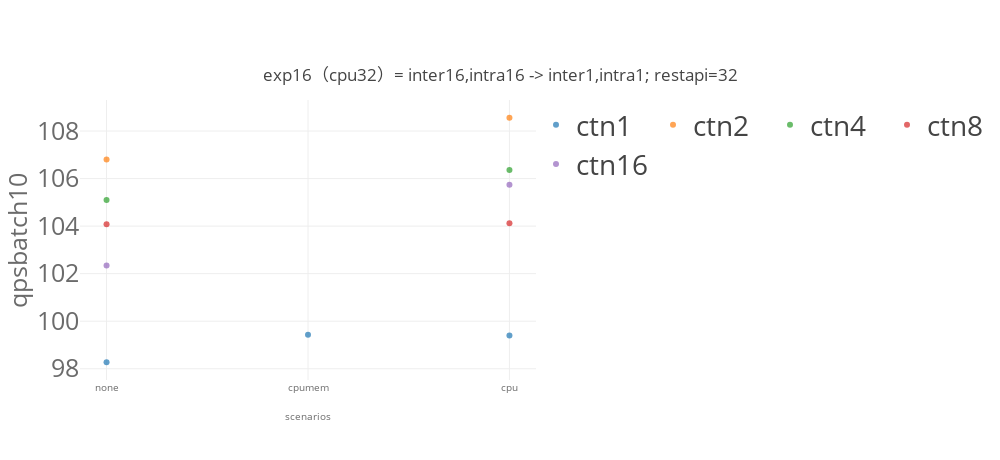
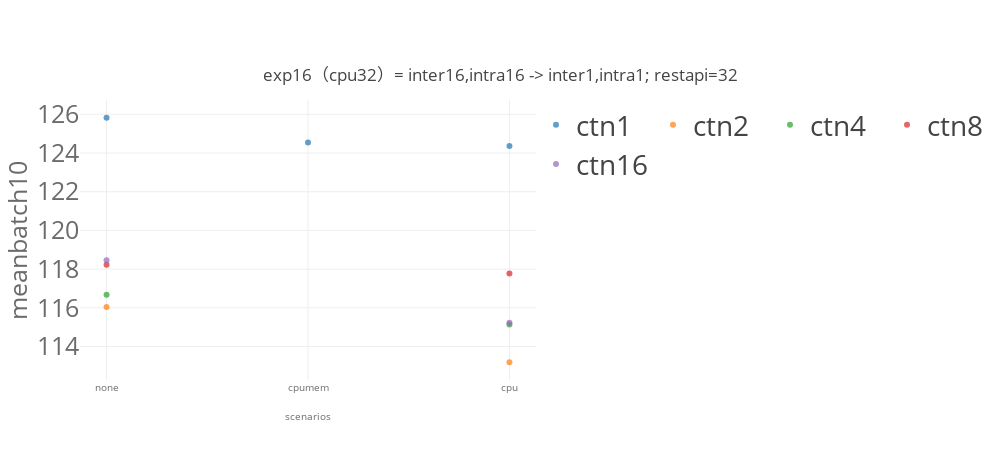
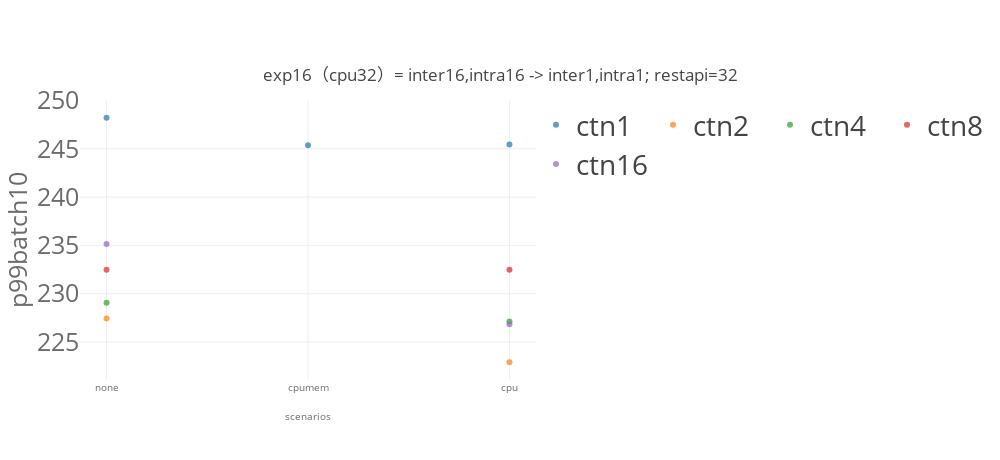

Notebook code for these charts, in order:
### Code cell
import matplotlib
import matplotlib.pyplot as plt
import numpy as np
from svglib.svglib import svg2rlg
from reportlab.graphics import renderPDF
from reportlab.pdfgen import canvas

from numpy import percentile, mean, std
import plotly.graph_objects as go

from plotly.offline import init_notebook_mode, iplot

import plotly.io as pio
pio.templates.default = "none"
# pio.templates.default = "simple_white"

import plotly.graph_objects as go
from plotly.subplots import make_subplots
import pandas as pd
# import plotly.express as px

for x in ['qps','mean','p99']:
    for cbatch in [10]:
        for model_name in ['resnet']:
            list_traces = []
            for numctn in [1,2,4,8,16,32]: 
                dfg_bench = dfg[(dfg['benchmark']== model_name)  & (dfg['cbatch']==cbatch) & (dfg['numctn']==numctn) &\
                            ((dfg['k8senv']=='none') |\
                             (dfg['k8senv']=='cpumem')| (dfg['k8senv']=='cpumemory'))]
#                 print(dfg_bench)


                #data
                trace = go.Scatter(
                    name="ctn"+str(numctn),
                    x=[ 'none','cpumem','cpu'],
                    y= dfg_bench[x].values.tolist(),
        #             error_y = dict(type='data', array=df1_bench['model_time_std'].values.tolist()),
                    opacity=0.7,
                    mode='markers'
                )
                list_traces.append(trace)



            #layout
            layout = go.Layout(
                title={
                    'text': "exp16（cpu32）= inter16,intra16 -> inter1,intra1; restapi=32" ,
                    'y':0.85,
                    'x':0.5,
                    'xanchor': 'center',
                    'yanchor': 'top'},
                width=1000,
                height=460,
                xaxis=dict(
                    title= "scenarios",
                    tickvals=[ 'none','cpumem','cpu'],
                    titlefont=dict(
                        size=10,
                        color='rgb(107, 107, 107)'
                    ),
                    tickfont=dict(
                        size=10,
                        color='rgb(107, 107, 107)'
                    )
                ),
                yaxis=dict(
                    title= x+"batch"+str(cbatch),
                    automargin=True,
                    titlefont=dict(
                        size=25,
                        color='rgb(107, 107, 107)'
                    ),
                    tickfont=dict(
                        size=25,
                        color='rgb(107, 107, 107)'
                    ),    
                ),
                legend=dict(
                    x=1.0,
                    y=1.0,
                    bgcolor='rgba(255, 255, 255, 0)',
                    bordercolor='rgba(255, 255, 255, 0)',
                    font = dict( size = 28)
                ),
                barmode='group',
                bargap=0.15,
                bargroupgap=0.08
        #         legend_orientation="h"
            )

        data = list_traces
        fig = go.Figure(data=data, layout=layout)
        fig.update_layout(legend_orientation="h")
        fig.show()    

    #     fig.write_image(path + model_name + k8senv +'.pdf')

### Figure 1 — Plotly figure (JSON) as saved in the notebook; plotly's stock layout.template omitted (floating-point values rounded to 4 significant figures)
{"data": [{"mode": "markers", "name": "ctn1", "opacity": 0.7, "type": "scatter", "x": ["none", "cpumem", "cpu"], "y": [98.27, 99.43, 99.4]}, {"mode": "markers", "name": "ctn2", "opacity": 0.7, "type": "scatter", "x": ["none", "cpumem", "cpu"], "y": [106.8, null, 108.6]}, {"mode": "markers", "name": "ctn4", "opacity": 0.7, "type": "scatter", "x": ["none", "cpumem", "cpu"], "y": [105.1, null, 106.4]}, {"mode": "markers", "name": "ctn8", "opacity": 0.7, "type": "scatter", "x": ["none", "cpumem", "cpu"], "y": [104.1, null, 104.1]}, {"mode": "markers", "name": "ctn16", "opacity": 0.7, "type": "scatter", "x": ["none", "cpumem", "cpu"], "y": [102.3, null, 105.7]}, {"mode": "markers", "name": "ctn32", "opacity": 0.7, "type": "scatter", "x": ["none", "cpumem", "cpu"], "y": []}], "layout": {"bargap": 0.15, "bargroupgap": 0.08, "barmode": "group", "height": 460, "legend": {"bgcolor": "rgba(255, 255, 255, 0)", "bordercolor": "rgba(255, 255, 255, 0)", "font": {"size": 28}, "orientation": "h", "x": 1, "y": 1}, "title": {"text": "exp16（cpu32）= inter16,intra16 -> inter1,intra1; restapi=32", "x": 0.5, "xanchor": "center", "y": 0.85, "yanchor": "top"}, "width": 1000, "xaxis": {"tickfont": {"color": "rgb(107, 107, 107)", "size": 10}, "tickvals": ["none", "cpumem", "cpu"], "title": {"font": {"color": "rgb(107, 107, 107)", "size": 10}, "text": "scenarios"}}, "yaxis": {"automargin": true, "tickfont": {"color": "rgb(107, 107, 107)", "size": 25}, "title": {"font": {"color": "rgb(107, 107, 107)", "size": 25}, "text": "qpsbatch10"}}}}

### Figure 2 — Plotly figure (JSON) as saved in the notebook; plotly's stock layout.template omitted (floating-point values rounded to 4 significant figures)
{"data": [{"mode": "markers", "name": "ctn1", "opacity": 0.7, "type": "scatter", "x": ["none", "cpumem", "cpu"], "y": [125.8, 124.5, 124.4]}, {"mode": "markers", "name": "ctn2", "opacity": 0.7, "type": "scatter", "x": ["none", "cpumem", "cpu"], "y": [116.0, null, 113.2]}, {"mode": "markers", "name": "ctn4", "opacity": 0.7, "type": "scatter", "x": ["none", "cpumem", "cpu"], "y": [116.7, null, 115.1]}, {"mode": "markers", "name": "ctn8", "opacity": 0.7, "type": "scatter", "x": ["none", "cpumem", "cpu"], "y": [118.2, null, 117.8]}, {"mode": "markers", "name": "ctn16", "opacity": 0.7, "type": "scatter", "x": ["none", "cpumem", "cpu"], "y": [118.5, null, 115.2]}, {"mode": "markers", "name": "ctn32", "opacity": 0.7, "type": "scatter", "x": ["none", "cpumem", "cpu"], "y": []}], "layout": {"bargap": 0.15, "bargroupgap": 0.08, "barmode": "group", "height": 460, "legend": {"bgcolor": "rgba(255, 255, 255, 0)", "bordercolor": "rgba(255, 255, 255, 0)", "font": {"size": 28}, "orientation": "h", "x": 1, "y": 1}, "title": {"text": "exp16（cpu32）= inter16,intra16 -> inter1,intra1; restapi=32", "x": 0.5, "xanchor": "center", "y": 0.85, "yanchor": "top"}, "width": 1000, "xaxis": {"tickfont": {"color": "rgb(107, 107, 107)", "size": 10}, "tickvals": ["none", "cpumem", "cpu"], "title": {"font": {"color": "rgb(107, 107, 107)", "size": 10}, "text": "scenarios"}}, "yaxis": {"automargin": true, "tickfont": {"color": "rgb(107, 107, 107)", "size": 25}, "title": {"font": {"color": "rgb(107, 107, 107)", "size": 25}, "text": "meanbatch10"}}}}

### Figure 3 — Plotly figure (JSON) as saved in the notebook; plotly's stock layout.template omitted (floating-point values rounded to 4 significant figures)
{"data": [{"mode": "markers", "name": "ctn1", "opacity": 0.7, "type": "scatter", "x": ["none", "cpumem", "cpu"], "y": [248.2, 245.4, 245.5]}, {"mode": "markers", "name": "ctn2", "opacity": 0.7, "type": "scatter", "x": ["none", "cpumem", "cpu"], "y": [227.4, null, 222.9]}, {"mode": "markers", "name": "ctn4", "opacity": 0.7, "type": "scatter", "x": ["none", "cpumem", "cpu"], "y": [229.1, null, 227.1]}, {"mode": "markers", "name": "ctn8", "opacity": 0.7, "type": "scatter", "x": ["none", "cpumem", "cpu"], "y": [232.5, null, 232.5]}, {"mode": "markers", "name": "ctn16", "opacity": 0.7, "type": "scatter", "x": ["none", "cpumem", "cpu"], "y": [235.1, null, 226.8]}, {"mode": "markers", "name": "ctn32", "opacity": 0.7, "type": "scatter", "x": ["none", "cpumem", "cpu"], "y": []}], "layout": {"bargap": 0.15, "bargroupgap": 0.08, "barmode": "group", "height": 460, "legend": {"bgcolor": "rgba(255, 255, 255, 0)", "bordercolor": "rgba(255, 255, 255, 0)", "font": {"size": 28}, "orientation": "h", "x": 1, "y": 1}, "title": {"text": "exp16（cpu32）= inter16,intra16 -> inter1,intra1; restapi=32", "x": 0.5, "xanchor": "center", "y": 0.85, "yanchor": "top"}, "width": 1000, "xaxis": {"tickfont": {"color": "rgb(107, 107, 107)", "size": 10}, "tickvals": ["none", "cpumem", "cpu"], "title": {"font": {"color": "rgb(107, 107, 107)", "size": 10}, "text": "scenarios"}}, "yaxis": {"automargin": true, "tickfont": {"color": "rgb(107, 107, 107)", "size": 25}, "title": {"font": {"color": "rgb(107, 107, 107)", "size": 25}, "text": "p99batch10"}}}}
